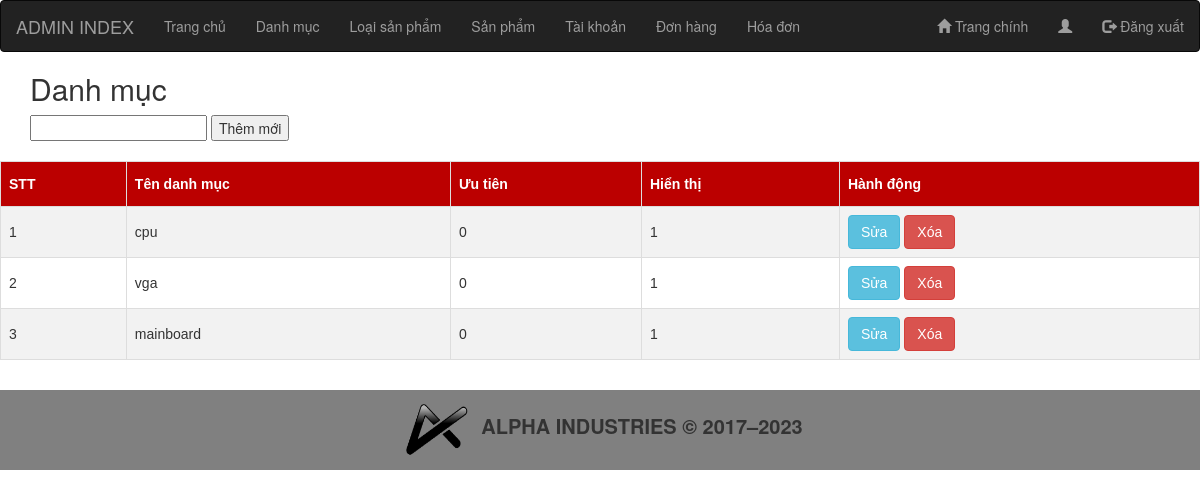
/admin/index.php?act=danhmuc (signed in), run on the app's committed database.
### tables this page shows
CREATE TABLE `tbl_danhmuc` (
  `id` int(4) NOT NULL,
  `tendm` varchar(50) NOT NULL,
  `uutien` int(4) NOT NULL DEFAULT 0,
  `hienthi` tinyint(1) NOT NULL DEFAULT 1
);

### admin/model/danhmucf.php (called while the page is built, shortened)
<?php
	function getall_dm()
	{
		$conn = db();
		$stmt = $conn->prepare("SELECT * FROM tbl_danhmuc");
		$stmt->execute();
		$kq = $stmt->fetchAll();
		return $kq;
	}
?>

### admin/danhmuc.php (the view)
<div class="title">
<h2>Danh mục</h2>
<form action="index.php?act=adddm" method="post">
	<input type="text" name="tendm" id="">
	<input type="submit" name="themmoi" value="Thêm mới">
</form>
</div>
<br>
<table id="tb">
	<tr>
		<th>STT</th>
		<th>Tên danh mục</th>
		<th>Ưu tiên</th>
		<th>Hiển thị</th>
		<th>Hành động</th>
	</tr>
	<?php
		if(isset($kq)&&(count($kq)>0))
		{
			$i =1;
			foreach($kq as $dm)
			{
				echo '<tr>
						<td>'.$i.'</td>
						<td>'.$dm['tendm'].'</td>
						<td>'.$dm['uutien'].'</td>
						<td>'.$dm['hienthi'].'</td>
						<td><a class="btn btn-info" href="index.php?act=updatedm&id='.$dm['id'].'">Sửa</a>  <a class="btn btn-danger" href="index.php?act=deldm&id='.$dm['id'].'">Xóa</a></td>
					 </tr>';
					 $i++;
			}
		}
	?>
</table>

### css/util.css (style rules this page uses)
#tb { font-family: Arial, Helvetica, sans-serif; border-collapse: collapse; width: 100%; }
#tb td, #tb th { border: 1px solid #ddd; padding: 8px; }
#tb tr:nth-child(even) { background-color: #f2f2f2; }
#tb th { padding-top: 12px; padding-bottom: 12px; text-align: left; background-color: #BB0000; color: white; }
.title { padding-left:30px; }

### data on the page
tbl_danhmuc: tendm "cpu", uutien "0", hienthi "1"
tbl_danhmuc: tendm "vga", uutien "0", hienthi "1"
tbl_danhmuc: tendm "mainboard", uutien "0", hienthi "1"
